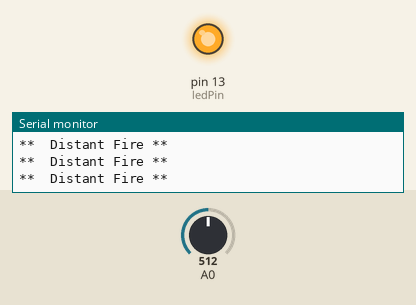
Recording of a sketch running on a simulated Arduino Uno, built with avr-gcc and run on an emulated ATmega328P. Parts: output pins drawn as LEDs (lit = HIGH), the last lines printed to the serial monitor. The test bench sets the inputs (shaded band); at power-on: A0 = 512.

Above: at 1.2 s.
1.3 s: A0 set to 670
2.8 s: A0 set to 699
At 4.0 s:
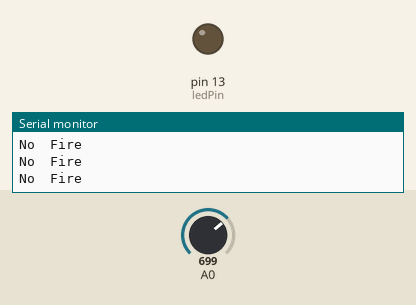
Timing chart, 0 to 5.8 s (numbered marks = the images above; inputs shaded):
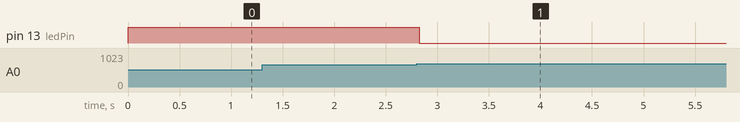

Measured:
- the behaviour switches between 682 and 683 on A0 (found by bisection; images 0 and 1)
- after the input at 2.8 s, pin 13 (ledPin): HIGH → LOW at once

The sketch:

fire_alarm.ino
```cpp
const int sensorMin = 0;     //  sensor minimum
const int sensorMax = 1024;// sensor maximum
const int ledPin = 13;

void setup()  {
  // initialize serial communication @ 9600 baud:
  pinMode(ledPin, OUTPUT);
  Serial.begin(9600);
}
void loop() {
  // read the sensor on analog A0:
  int sensorReading  = analogRead(A0);
  // map the sensor range (four options):
  // ex: 'long  int map(long int, long int, long int, long int, long int)'
  int range = map(sensorReading,  sensorMin, sensorMax, 0, 3);

  // range value:
  switch (range) {
  case 0:    // A fire closer than 1.5 feet away.
    Serial.println("** Close  Fire **");
    digitalWrite(ledPin, HIGH);
    break;
  case 1:    // A fire between 1-3 feet away.
    Serial.println("**  Distant Fire **");
    digitalWrite(ledPin, HIGH);
    break;
  case 2:    // No fire detected.
    Serial.println("No  Fire");
    digitalWrite(ledPin, LOW);
    break;
  }
  delay(1);  // delay between reads
}
```
